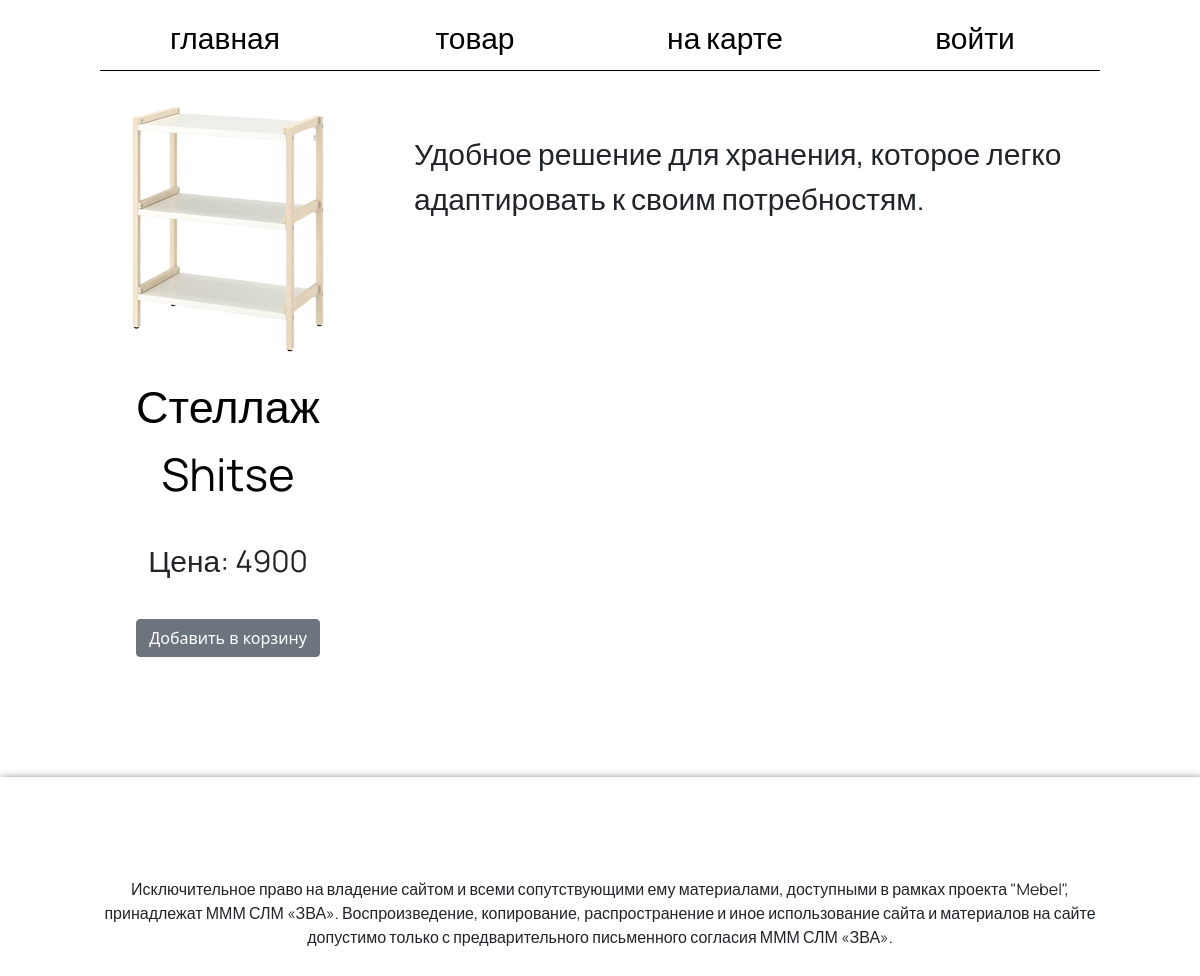
The app's page /products/19 with its own data.
### data/products.py (models this page shows)
class Product(SqlAlchemyBase):
    __tablename__ = 'products'
    id = sqlalchemy.Column(sqlalchemy.Integer, primary_key=True, autoincrement=True)
    name = sqlalchemy.Column(sqlalchemy.String, unique=True)
    price = sqlalchemy.Column(sqlalchemy.Integer, nullable=True)
    image_name = sqlalchemy.Column(sqlalchemy.String)
    description = sqlalchemy.Column(sqlalchemy.String)

### main.py (the view)
@app.route('/products/<int:id>', methods=['GET', 'POST'])
def single_product(id):
    db_sess = db_session.create_session()
    product = db_sess.query(Product).filter(Product.id == id).first()
    if product:
        return render_template('product.html',
                               product_name=product.name,
                               image_name=product.image_name,
                               item_price=product.price,
                               item_id=product.id,
                               description=product.description,
                               added=False)
    else:
        abort(404)

### data/db_session.py (called while the page is built)
def create_session() -> Session:
    global __factory
    return __factory()

### templates/product.html (shortened to what this page needs)
{% extends "base.html" %}
{% block content %}
    <div class="container_of_product">
        <div class="row_product">
            <p class="product_img"><img src="{{url_for('static', filename=image_name)}}" class="product_img"></p>
            <p class="product_title">{{ product_name }}</p>
            <p class="product_set">Цена: {{ item_price }}</p>
            <p><a class="btn btn-secondary" href="/cart/{{ item_id }}">Добавить в корзину</a></p>
        </div>
        <div class="description_of_product">
            {{ description }}
        </div>
    </div>
{% endblock %}

### static/styles/style_base.css (style rules this page uses)
html,body { height: 100%; width: 100%; margin: 0; padding: 0; }
.product_set { margin-top: 30px; }

### static/styles/style_products.css (style rules this page uses)
p { text-align: center; }
.container_of_product { display: grid; grid-template: 1fr / 1fr 2fr; }
.product_title { transition-duration: 0.3s; font-family: 'Manrope', sans-serif; font-size: 45px; text-align: center; text-decoration-line: none; color: black; }
.product_set { font-family: 'Manrope', sans-serif; font-size: 30px; }
.row_product { margin: 30px; }
.description_of_product { font-family: 'Manrope', sans-serif; font-size: 30px; margin-top: 60px; }
.btn-secondary { margin: 20px; }

### static/styles/style_index.css (style rules this page uses)
html,body { height: 100%; width: 100%; margin: 0; padding: 0; }
p { text-align: center; }

### records on screen
Product: image_name (picture), name "Стеллаж Shitse", price "4900", description "Удобное решение для хранения, которое легко адаптировать к своим потребностям."
